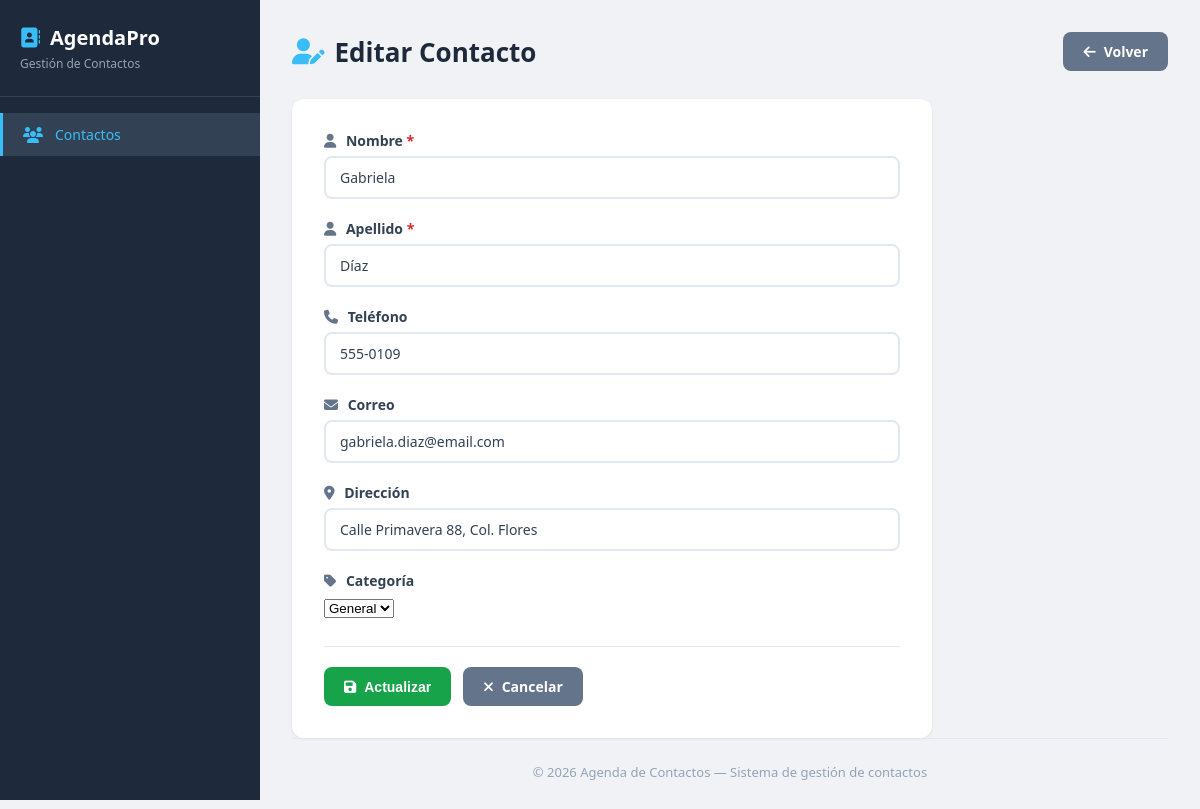
The app's page /contactos/edit.php?id=9 with its own data.
### tables this page shows
CREATE TABLE contactos (
    id INT AUTO_INCREMENT PRIMARY KEY,
    nombre VARCHAR(100) NOT NULL,
    apellido VARCHAR(100) NOT NULL,
    telefono VARCHAR(20),
    correo VARCHAR(150),
    direccion TEXT,
    categoria VARCHAR(50) DEFAULT 'General',
    fecha_registro TIMESTAMP DEFAULT CURRENT_TIMESTAMP
);

### contactos/edit.php (the view, shortened to what this page needs)
<?php
    require_once "../config/connection.php";
    $id = intval($_GET["id"] ?? 0);
    if ($id > 0) {
        $stmt = $conn->prepare("SELECT id, nombre, apellido, telefono, correo, direccion, categoria FROM contactos WHERE id = ?");
        $stmt->bind_param("i", $id);
        $stmt->execute();
        $resultado = $stmt->get_result();
        $contacto  = $resultado->fetch_assoc();
    } else {
        header("Location: index.php?error=" . urlencode("ID inválido"));
        exit;
    }
?>
<?php include_once "../includes/header.php"; ?>
<div class="page-header">
    <h1><i class="fas fa-user-edit"></i> Editar Contacto</h1>
    <a href="index.php" class="btn btn-secondary">
        <i class="fas fa-arrow-left"></i> Volver
    </a>
</div>
<div class="card">
    <form action="update.php" method="POST">
        <div class="form-group">
            <label><i class="fas fa-user"></i> Nombre <span style="color:#dc2626">*</span></label>
            <input type="text" name="nombre" value="<?= htmlspecialchars($contacto["nombre"]) ?>" required>
        </div>
        <div class="form-group">
            <label><i class="fas fa-user"></i> Apellido <span style="color:#dc2626">*</span></label>
            <input type="text" name="apellido" value="<?= htmlspecialchars($contacto["apellido"]) ?>" required>
        </div>
        <div class="form-group">
            <label><i class="fas fa-phone"></i> Teléfono</label>
            <input type="text" name="telefono" value="<?= htmlspecialchars($contacto["telefono"] ?? "") ?>">
        </div>
        <div class="form-group">
            <label><i class="fas fa-envelope"></i> Correo</label>
            <input type="email" name="correo" value="<?= htmlspecialchars($contacto["correo"] ?? "") ?>">
        </div>
        <div class="form-group">
            <label><i class="fas fa-map-marker-alt"></i> Dirección</label>
            <input type="text" name="direccion" value="<?= htmlspecialchars($contacto["direccion"] ?? "") ?>">
        </div>
        <div class="form-group">
            <label><i class="fas fa-tag"></i> Categoría</label>
            <select name="categoria">
                <?php foreach (["General", "Familiar", "Trabajo", "Amigos"] as $cat): ?>
                    <option value="<?= $cat ?>" <?= $contacto["categoria"] === $cat ? "selected" : "" ?>>
                        <?= $cat ?>
                    </option>
                <?php endforeach; ?>
            </select>
        </div>
        <div class="form-actions">
            <button type="submit" class="btn btn-success">
                <i class="fas fa-save"></i> Actualizar
            </button>
            <a href="index.php" class="btn btn-secondary">
                <i class="fas fa-times"></i> Cancelar
            </a>
        </div>
    </form>
</div>
<?php include_once "../includes/footer.php"; ?>

### assets/css/style.css (style rules this page uses)
* { margin: 0; padding: 0; box-sizing: border-box; }
body { font-family: 'Segoe UI', Tahoma, Geneva, Verdana, sans-serif; background: #f0f2f5; color: #333; display: flex; min-height: 100vh; }
.page-header { display: flex; justify-content: space-between; align-items: center; margin-bottom: 28px; }
.page-header h1 { font-size: 26px; font-weight: 700; color: #1e293b; display: flex; align-items: center; gap: 10px; }
.page-header h1 i { color: #38bdf8; }
.btn { display: inline-flex; align-items: center; gap: 8px; padding: 10px 20px; border: none; border-radius: 8px; font-size: 14px; font-weight: 600; cursor: pointer; text-decoration: none; transition: all 0.2s; }
.btn-success { background: #16a34a; color: #fff; }
.btn-secondary { background: #64748b; color: #fff; }
.card { background: #fff; border-radius: 12px; box-shadow: 0 1px 3px rgba(0, 0, 0, 0.08); padding: 32px; max-width: 640px; }
.form-group { margin-bottom: 20px; }
.form-group label { display: block; font-size: 14px; font-weight: 600; color: #334155; margin-bottom: 6px; }
.form-group label i { margin-right: 6px; color: #64748b; }
.form-group input, .form-group textarea { width: 100%; padding: 10px 14px; border: 2px solid #e2e8f0; border-radius: 8px; font-size: 14px; color: #334155; transition: border-color 0.2s; font-family: inherit; }
.form-actions { display: flex; gap: 12px; margin-top: 28px; padding-top: 20px; border-top: 1px solid #e2e8f0; }

### records on screen
contactos: nombre "Gabriela", apellido "Díaz", telefono "555-0109", correo "gabriela.diaz@email.com", direccion "Calle Primavera 88, Col. Flores", categoria "General"
